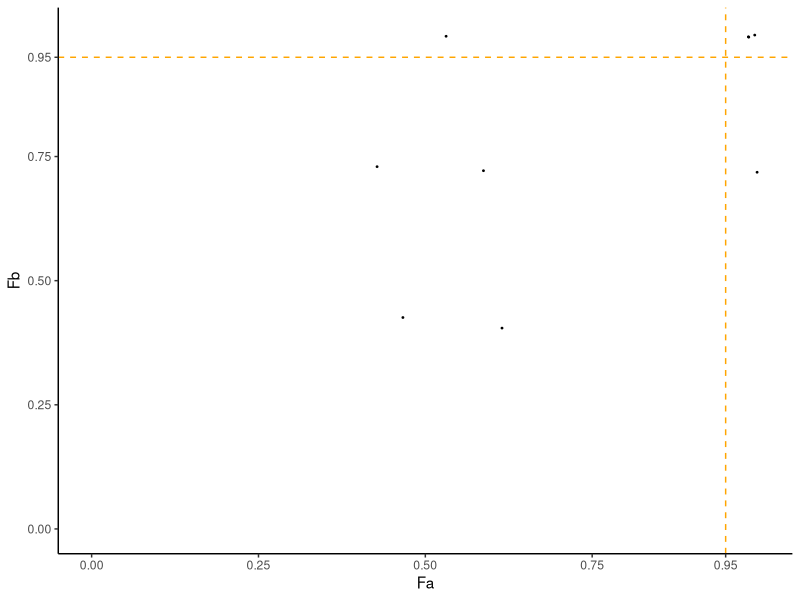

Generate this figure with R:
#!/usr/bin/env Rscript
library(ggplot2)
obj <- read.table("01_sharedHet.txt", header = TRUE)

pdf("plot.pdf", width = 4, height = 4)
ggplot(obj, aes(Fa, Fb)) +
  geom_vline(xintercept = 0.95, color = "orange", linetype = "dashed") +
  geom_hline(yintercept = 0.95, color = "orange", linetype = "dashed") +
  geom_point(size=0.3) +
  scale_x_continuous(breaks = c(0,0.25,0.5,0.75,0.95), limits = c(0,1)) +
  scale_y_continuous(breaks = c(0,0.25,0.5,0.75,0.95), limits = c(0,1)) +
  theme_classic()
dev.off()
